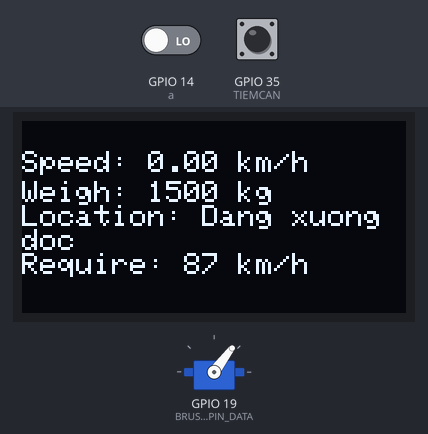
This program was run on a simulated ESP32. Shown: servo, 128×64 one-colour display. The inputs (shaded band) are chosen by the test bench; at power-on: GPIO 35 (TIEMCAN) HIGH, GPIO 14 (a) LOW. What the program prints to the serial monitor is not drawn.

Above: at 3.2 s.
3.3 s: GPIO 35 (TIEMCAN) pulled LOW for 1.2 s
At 4.6 s:
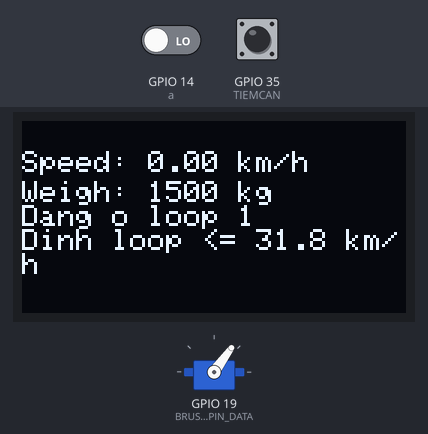
At 5.9 s:
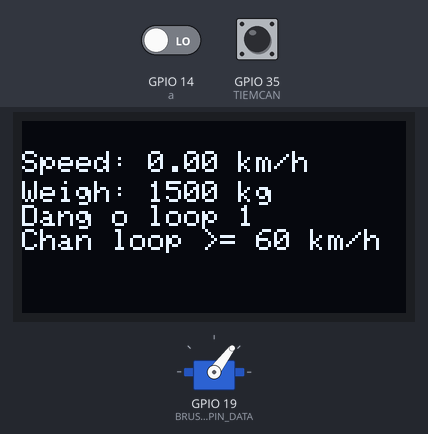
Timing chart, 0 to 7.4 s (numbered marks = the images above; inputs shaded):
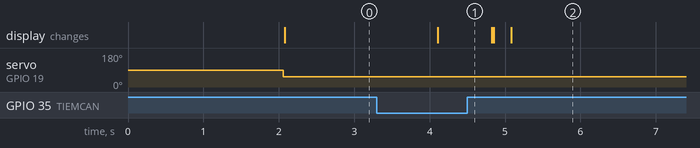

The program:

main.cpp
```cpp
#include <Arduino.h>
#include "Servo.h"
#include <Wire.h>
#include <Adafruit_GFX.h>
#include <Adafruit_SSD1306.h>

#define a 14
// #define b 27
#define SCREEN_WIDTH 128 // OLED display width, in pixels
#define SCREEN_HEIGHT 64 // OLED display height, in pixels
#define TIEMCAN 35
unsigned long thoigian;
unsigned long hientai;
int timecho = 976;
const int weight = 1500; // defines the weight is 1500 kgs
int caseTrack = 0; // thể hiện đang ở địa hình nào
int isLeftRound = 0; // Đang ở nửa đường tròn nào, bên trái hay bên phải


int demxung = 0;
// int demxunglen = 0;
// int demxungxuong = 0;
float rpm = 0;
float tocdo = 0;
// int tiemcan = 0;


// Declaration for an SSD1306 display connected to I2C (SDA, SCL pins)
Adafruit_SSD1306 display(SCREEN_WIDTH, SCREEN_HEIGHT, &Wire, -1);

// Pin Definitions
#define BRUSHLESSMOTOR_PIN_DATA	19

// Global variables and defines
const int brushlessMotorLowSpeed = 1000;  //Starting speed
const int brushlessMotorFastSpeed = 2000; //Top speed
// object initialization
Servo brushlessMotor;

// define vars for testing menu
const int timeout = 10000;       //define timeout of 10 sec
char menuOption = 0;
long time0;


int count = 0; // trễ vận tốc
int countRoundState = 0; // phụ trợ chuyển đổi nửa vòng trái sang nửa vòng phải
int controll = 1090;

// void dem_xung_len()
// {
//   demxunglen++;
//   // Serial.println(demxunglen);
// }
void dem_xung()
{
  demxung++;
  // Serial.println(demxung);
}
// void dem_xung_xuong()
// {
//   demxungxuong++;
//   //  Serial.println(demxungxuong);
// }
// void IRAM_ATTR tiemcan()
// {
//   //Serial.println("Train's coming");
//   demxung++;
// }
void setup() {
  // put your setup code here, to run once:
  // Setup Serial which is useful for debugging
  // Use the Serial Monitor to view printed messages
    Serial.begin(9600);
    while (!Serial) ; // wait for serial port to connect. Needed for native USB
    Serial.println("start");
    pinMode(a, INPUT);
    // pinMode(b, INPUT);
    pinMode(TIEMCAN, INPUT_PULLUP);
    // attachInterrupt(a, dem_xung_xuong, FALLING);
    // attachInterrupt(b, dem_xung_len, RISING);
    attachInterrupt(a, dem_xung, CHANGE);
    // attachInterrupt(TIEMCAN, tiemcan, FALLING);
  // WARNING! DO NOT CONNECT THE PROPELLER UNDER TEST!
    brushlessMotor.attach(BRUSHLESSMOTOR_PIN_DATA);
    if (!display.begin(SSD1306_SWITCHCAPVCC, 0x3C)) { // Address 0x3D for 128x64
    Serial.println(F("SSD1306 allocation failed"));
    // for (;;);
  }
  delay(2000);
//  display.setFont(&FreeSerif9pt7b); // text-font
  display.clearDisplay();
  display.setTextSize(1);
  display.setTextColor(WHITE);
  display.setCursor(0, 20);
  display.display();

}

void loop() {
  thoigian = millis();
  if (thoigian - hientai >= timecho) {
    hientai = thoigian;
    rpm = (demxung/40)*60;
    tocdo = float(demxung/40)*float(2*0.05*3.14)*3.6;
    // rpm = (demxung/40)*60;
    // tocdo = float((demxung/40)*(2*0.09*3.14));
    // demxungxuong = 0;
    demxung=0;
    int tiemcan = digitalRead (TIEMCAN);
    Serial.println(tiemcan);
    if (tiemcan == 0 && caseTrack == 0){
      caseTrack +=1;
      Serial.println("Train's coming");
    }
    // Serial.println(thoigian);
    // Serial.print("\t\t\t\t"); Serial.print("RPM: "); Serial.print(rpm);
    // Serial.print("   "); Serial.print("km/h: "); Serial.println(tocdo);
    display.clearDisplay();

   }

  display.setTextSize(1);
  display.setTextColor(WHITE);
  display.setCursor(0, 10);

// //toc do
  display.print("Speed: ");
  display.print(tocdo);
  display.print(" km/h\n");
  display.setCursor(0,20);

//khoi luong
  display.print("Weigh: ");
  display.print(1500);
  display.print(" kg\n");
  brushlessMotor.writeMicroseconds(1090);

  // put your main code here, to run repeatedly:
  if(caseTrack == 0)
  {
  //vị trí
  display.print("Location: ");
  display.print("Dang xuong doc");
  display.print("\n");
  display.print("Require: ");
  display.print("87 km/h");
  display.print("\n");
  brushlessMotor.writeMicroseconds(controll);
  if(count >= 30 && tocdo <= 87) {
    count = 0;
    controll += 5;
    Serial.println(controll);
  }
  count ++;
  }
  if(caseTrack == 1) {
    display.print("Dang o loop 1 ");
    display.print("\n");
    if(isLeftRound == 0){
      display.print("Dinh loop <= ");
    display.print("31.8 km/h");
    display.print("\n");


  brushlessMotor.writeMicroseconds(controll);
    if(count >= 30 && tocdo >=31.8) {
    count = 0;
    controll -= 5;
    Serial.println(controll);
  }
  }
  count ++;
  if(tocdo <= 31.8) {
    countRoundState ++;
  }
  if(countRoundState >= 30){
    isLeftRound = 1;
    countRoundState = 0;
  }
  if(isLeftRound == 1 ) {
    display.print("Chan loop >= ");
    display.print("60 km/h");
    display.print("\n");
  if(count >= 30 && tocdo <= 60) {
    count = 0;
    controll +=5;
    Serial.println(controll);
  }
  }
  }
  if(caseTrack == 2) {
    display.print("Dang o track 3 ");
    display.print("\n");
      display.print("Track 3 <= ");
    display.print("41.8 km/h");
    display.print("\n");
    brushlessMotor.writeMicroseconds(controll);
    if(tocdo >= 41.8) {
    count = 0;
    controll -=5;
    Serial.println(controll);
  }
  }
  if(caseTrack == 3) {
    display.print("Dang o loop 4 ");
    display.print("\n");
      display.print("Track 3 <= ");
    display.print("41.8 km/h");
    display.print("\n");
    brushlessMotor.writeMicroseconds(controll);
  if(count >= 30 && tocdo <= 80) {
    count = 0;
    controll += 5;
    Serial.println(controll);
  }
  count ++;
  }
  if(caseTrack == 4) {
     display.print("Dang o track 5 ");
    display.print("\n");
      display.print("Track 5 <= ");
    display.print("41.8 km/h");
    display.print("\n");
    brushlessMotor.writeMicroseconds(controll);
    if(tocdo >= 41.8) {
    count = 0;
    controll -=5;
    Serial.println(controll);
  }
  }
  display.display();

}
```

Measured:
- after the input at 3.3 s, the display: changes after 0.81 s (image 1)
